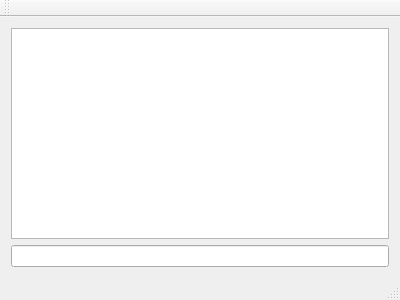
<?xml version="1.0" encoding="UTF-8"?>
<ui version="4.0">
 <class>MainWindow</class>
 <widget class="QMainWindow" name="MainWindow">
  <property name="geometry">
   <rect>
    <x>0</x>
    <y>0</y>
    <width>400</width>
    <height>300</height>
   </rect>
  </property>
  <property name="windowTitle">
   <string>MainWindow</string>
  </property>
  <widget class="QWidget" name="centralWidget">
   <layout class="QHBoxLayout" name="horizontalLayout">
    <item>
     <layout class="QVBoxLayout" name="verticalLayout">
      <item>
       <widget class="QTableView" name="tableView"/>
      </item>
      <item>
       <widget class="QLineEdit" name="lineEdit">
        <property name="readOnly">
         <bool>true</bool>
        </property>
       </widget>
      </item>
     </layout>
    </item>
   </layout>
  </widget>
  <widget class="QMenuBar" name="menuBar">
   <property name="geometry">
    <rect>
     <x>0</x>
     <y>0</y>
     <width>400</width>
     <height>22</height>
    </rect>
   </property>
  </widget>
  <widget class="QToolBar" name="mainToolBar">
   <attribute name="toolBarArea">
    <enum>TopToolBarArea</enum>
   </attribute>
   <attribute name="toolBarBreak">
    <bool>false</bool>
   </attribute>
  </widget>
  <widget class="QStatusBar" name="statusBar"/>
 </widget>
 <layoutdefault spacing="6" margin="11"/>
 <resources/>
 <connections/>
</ui>
